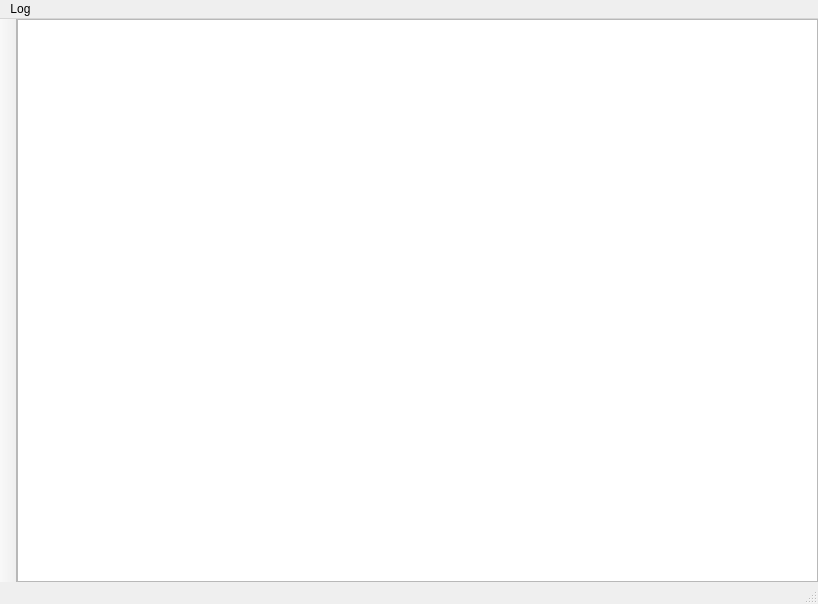
<?xml version="1.0" encoding="UTF-8"?>
<ui version="4.0">
 <class>LogMainWindow</class>
 <widget class="QMainWindow" name="LogMainWindow">
  <property name="geometry">
   <rect>
    <x>0</x>
    <y>0</y>
    <width>818</width>
    <height>604</height>
   </rect>
  </property>
  <property name="windowTitle">
   <string>MainWindow</string>
  </property>
  <widget class="QWidget" name="centralwidget">
   <layout class="QGridLayout" name="gridLayout">
    <property name="leftMargin">
     <number>0</number>
    </property>
    <property name="topMargin">
     <number>0</number>
    </property>
    <property name="rightMargin">
     <number>0</number>
    </property>
    <property name="bottomMargin">
     <number>0</number>
    </property>
    <property name="spacing">
     <number>0</number>
    </property>
    <item row="0" column="0">
     <widget class="QPlainTextEdit" name="log">
      <property name="font">
       <font>
        <family>Consolas</family>
        <pointsize>12</pointsize>
       </font>
      </property>
      <property name="undoRedoEnabled">
       <bool>true</bool>
      </property>
      <property name="lineWrapMode">
       <enum>QPlainTextEdit::NoWrap</enum>
      </property>
      <property name="readOnly">
       <bool>true</bool>
      </property>
      <property name="plainText">
       <string/>
      </property>
     </widget>
    </item>
   </layout>
  </widget>
  <widget class="QStatusBar" name="statusbar"/>
  <widget class="QToolBar" name="toolBar">
   <property name="minimumSize">
    <size>
     <width>0</width>
     <height>0</height>
    </size>
   </property>
   <property name="maximumSize">
    <size>
     <width>150</width>
     <height>16777215</height>
    </size>
   </property>
   <property name="windowTitle">
    <string>toolBar</string>
   </property>
   <property name="movable">
    <bool>false</bool>
   </property>
   <property name="floatable">
    <bool>false</bool>
   </property>
   <attribute name="toolBarArea">
    <enum>LeftToolBarArea</enum>
   </attribute>
   <attribute name="toolBarBreak">
    <bool>false</bool>
   </attribute>
  </widget>
  <widget class="QMenuBar" name="menuBar">
   <property name="geometry">
    <rect>
     <x>0</x>
     <y>0</y>
     <width>818</width>
     <height>21</height>
    </rect>
   </property>
   <widget class="QMenu" name="menuLog">
    <property name="title">
     <string>Log</string>
    </property>
    <addaction name="actionSave"/>
   </widget>
   <addaction name="menuLog"/>
  </widget>
  <action name="actionSave">
   <property name="text">
    <string>Save</string>
   </property>
   <property name="shortcut">
    <string>Ctrl+S</string>
   </property>
  </action>
 </widget>
 <resources/>
 <connections/>
</ui>
